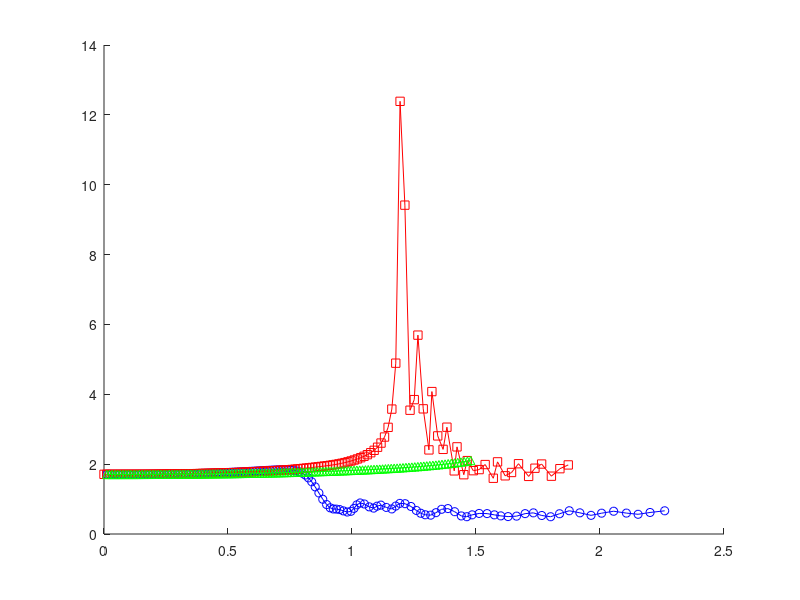
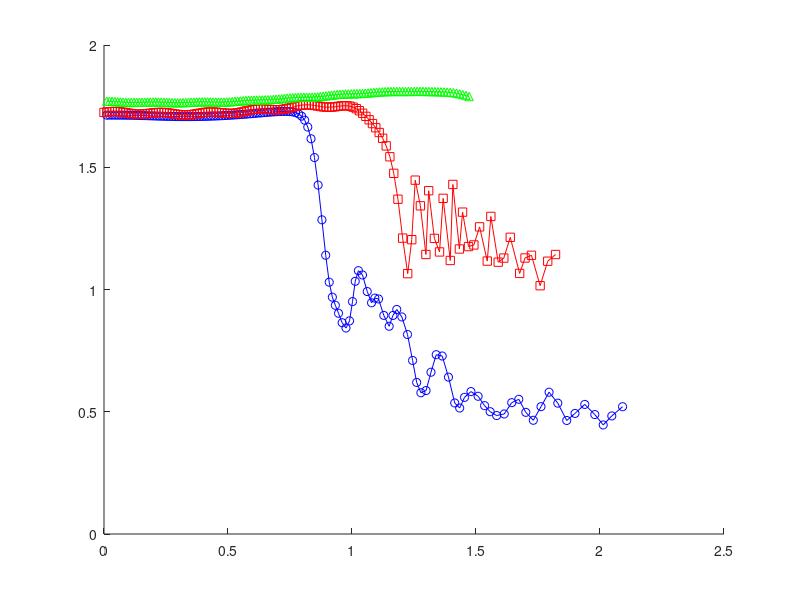

These charts were generated, in order, by the following MATLAB code:
% Data for gamma=5
data50 = csvread('50.csv');
data51 = csvread('51.csv');

% Data for gamma=1
data10 = csvread('10.csv');
data11 = csvread('11.csv');

% Data for no surface tension
data00 = csvread('00.csv');
data01 = csvread('01.csv');

% Paraview calculated electric field (using Psi)
figure
hold on
plot(sqrt(data01(:,16).^2+data01(:,15).^2), sqrt(data00(:,16).^2+data00(:,15).^2)./sqrt(data01(:,16).^2+data01(:,15).^2), '-bo')
plot(sqrt(data11(:,16).^2+data11(:,15).^2), sqrt(data10(:,16).^2+data10(:,15).^2)./sqrt(data11(:,16).^2+data11(:,15).^2), '-rs')
plot(sqrt(data51(:,16).^2+data51(:,15).^2), sqrt(data50(:,16).^2+data50(:,15).^2)./sqrt(data51(:,16).^2+data51(:,15).^2), '-^g')

% Tahoe calculated electric field
figure
hold on
plot(data01(:,11), data00(:,11)./data01(:,11), '-bo')
plot(data11(:,11), data10(:,11)./data11(:,11), '-rs')
plot(data51(:,11), data50(:,11)./data51(:,11), '-^g')
%plot(sqrt(data01(:,9).^2+data01(:,10).^2), sqrt(data00(:,9).^2+data00(:,10).^2)./sqrt(data01(:,9).^2+data01(:,10).^2), '-bo')
%plot(sqrt(data11(:,9).^2+data11(:,10).^2), sqrt(data10(:,9).^2+data10(:,10).^2)./sqrt(data11(:,9).^2+data11(:,10).^2), '-rs')
%plot(sqrt(data51(:,9).^2+data51(:,10).^2), sqrt(data50(:,9).^2+data50(:,10).^2)./sqrt(data51(:,9).^2+data51(:,10).^2), '-^g')

